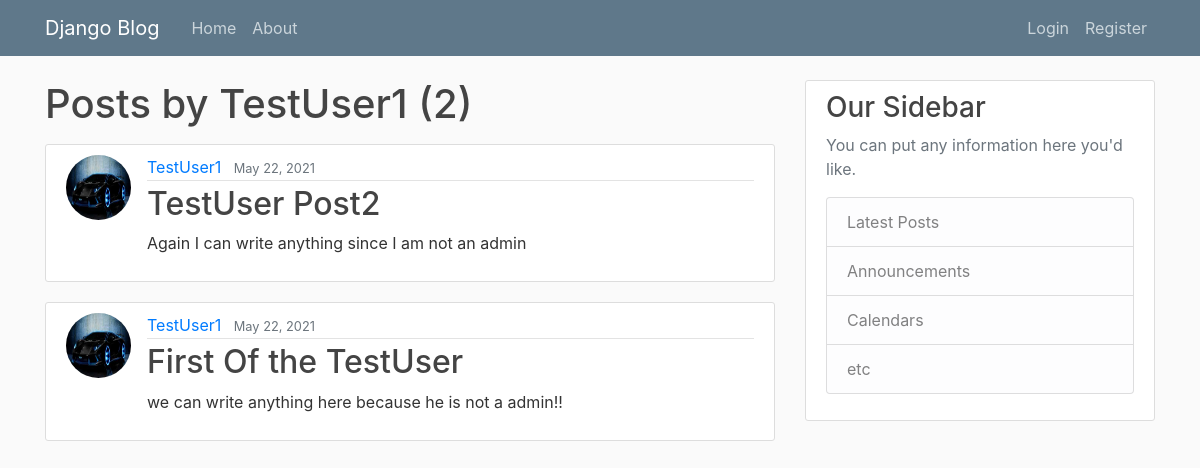
Page /user/TestUser1 on the committed database.
### blog/models.py (models this page shows, shortened)
class Post(models.Model):
    title = models.CharField(max_length=100)
    content = models.TextField()
    date_posted = models.DateTimeField(default=timezone.now)
    author = models.ForeignKey(User, on_delete=models.CASCADE)

### users/models.py (models this page shows, shortened)
class Profile(models.Model):
    user = models.OneToOneField(User,on_delete=models.CASCADE)
    image = models.ImageField(default= 'default.jpg' , upload_to= 'profile_pics')

### blog/views.py (the view)
# urls.py: path('user/<str:username>', UserPostListView.as_view() ,name='user-posts'),
class UserPostListView(ListView):
    model = Post
    template_name = 'blog/user_posts.html'
    context_object_name = 'posts'
    ordering = ['-date_posted']
    paginate_by = 2
    def get_queryset(self):
        user = get_object_or_404(User, username = self.kwargs.get('username'))
        return Post.objects.filter(author = user).order_by('-date_posted')

### blog/templates/blog/user_posts.html (shortened to what this page needs)
{% extends "blog/base.html" %}
{% block content %}
       <h1 class="mb-3">Posts by {{ view.kwargs.username }} ({{ page_obj.paginator.count}})</h1>
       {% for post in posts %}
           <article class="media content-section">
             <img class="rounded-circle article-img" src="{{ post.author.profile.image.url }}">
              <div class="media-body">
                <div class="article-metadata">
                  <a class="mr-2" href="{% url 'user-posts' post.author.username %}">{{ post.author }}</a>
                  <small class="text-muted">{{ post.date_posted|date:"F d, Y" }}</small>
                </div>
                <h2><a class="article-title" href="{%url 'post-detail' post.id %}">{{ post.title }}</a></h2>
                <p class="article-content">{{ post.content }}</p>
              </div>
            </article>
       {% endfor %}
{%endblock content %}

### blog/static/blog/main.css (style rules this page uses)
body { background: #fafafa; color: #333333; margin-top: 5rem; }
h1, h2, h3, h4, h5, h6 { color: #444444; }
.content-section { background: #ffffff; padding: 10px 20px; border: 1px solid #dddddd; border-radius: 3px; margin-bottom: 20px; }
.article-title { color: #444444; }
.article-content { white-space: pre-line; }
.article-img { height: 65px; width: 65px; margin-right: 16px; }
.article-metadata { padding-bottom: 1px; margin-bottom: 4px; border-bottom: 1px solid #e3e3e3 }

### rows in the picture
Post: author.profile.image (placeholder picture), author "TestUser1", date_posted "May 22, 2021", title "TestUser Post2", content "Again I can write anything since I am not an admin"
Post: author.profile.image (placeholder picture), author "TestUser1", date_posted "May 22, 2021", title "First Of the TestUser", content "we can write anything here because he is not a admin!!"

### other values in the picture
{{ view.kwargs.username }} "TestUser1"
{{ page_obj.paginator.count }} "2"
